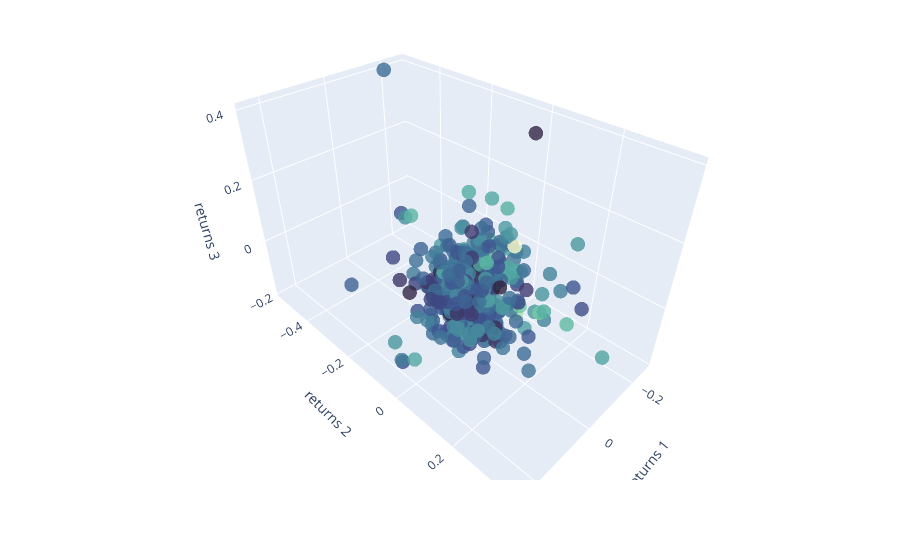

Write notebook code for a chart like this one.
### Code cell
import matplotlib.pyplot as plt
from mpl_toolkits.mplot3d import axes3d 
closing_prices = pd.read_pickle("./data/dataframes/closing_prices/closing_prices_monthly.pkl")

closing_prices = closing_prices
ROR = closing_prices.pct_change().dropna()
ROR = industry_adjust(market_adjust(ROR), list(industry_clusters.values()))

clusters = industry_clusters
name_to_num = {name : i for (i, name) in enumerate(set(industry_clusters.values()))}
clusters = {tick : name_to_num[industry_clusters[tick]] for tick in industry_clusters.keys()}
final_prices = ROR.T
final_prices["cluster"] = list(clusters.values())
cols = final_prices.columns


fig = go.Figure(data = [go.Scatter3d(
    x = final_prices[cols[0]],
    y = final_prices[cols[1]],
    z = final_prices[cols[2]],
    mode = 'markers',
    marker = dict(
        size = 5,
        color = final_prices[cols[3]],
        colorscale = 'deep',
        opacity = 0.8
    )
)])

fig.update_layout(
    title = "3D visualization of clusters",
    scene = dict(
        xaxis_title = "returns 1",
        yaxis_title = "returns 2",
        zaxis_title = "returns 3"
    ),
    margin = dict(l = 0, r = 0, t= 0)
)

fig.show()

### Figure 1 — Plotly figure (JSON) as saved in the notebook; plotly's stock layout.template omitted (floating-point values rounded to 4 significant figures; data arrays with more than 128 entries replaced by an {"elided": "..."} marker saying what was removed)
{"data": [{"marker": {"color": {"elided": "497 float values"}, "colorscale": [[0, "rgb(253, 253, 204)"], [0.09091, "rgb(206, 236, 179)"], [0.1818, "rgb(156, 219, 165)"], [0.2727, "rgb(111, 201, 163)"], [0.3636, "rgb(86, 177, 163)"], [0.4545, "rgb(76, 153, 160)"], [0.5455, "rgb(68, 130, 155)"], [0.6364, "rgb(62, 108, 150)"], [0.7273, "rgb(62, 82, 143)"], [0.8182, "rgb(64, 60, 115)"], [0.9091, "rgb(54, 43, 77)"], [1, "rgb(39, 26, 44)"]], "opacity": 0.8, "size": 5}, "mode": "markers", "type": "scatter3d", "x": {"elided": "497 float values"}, "y": {"elided": "497 float values"}, "z": {"elided": "497 float values"}}], "layout": {"margin": {"l": 0, "r": 0, "t": 0}, "scene": {"xaxis": {"title": {"text": "returns 1"}}, "yaxis": {"title": {"text": "returns 2"}}, "zaxis": {"title": {"text": "returns 3"}}}, "title": {"text": "3D visualization of clusters"}}}
